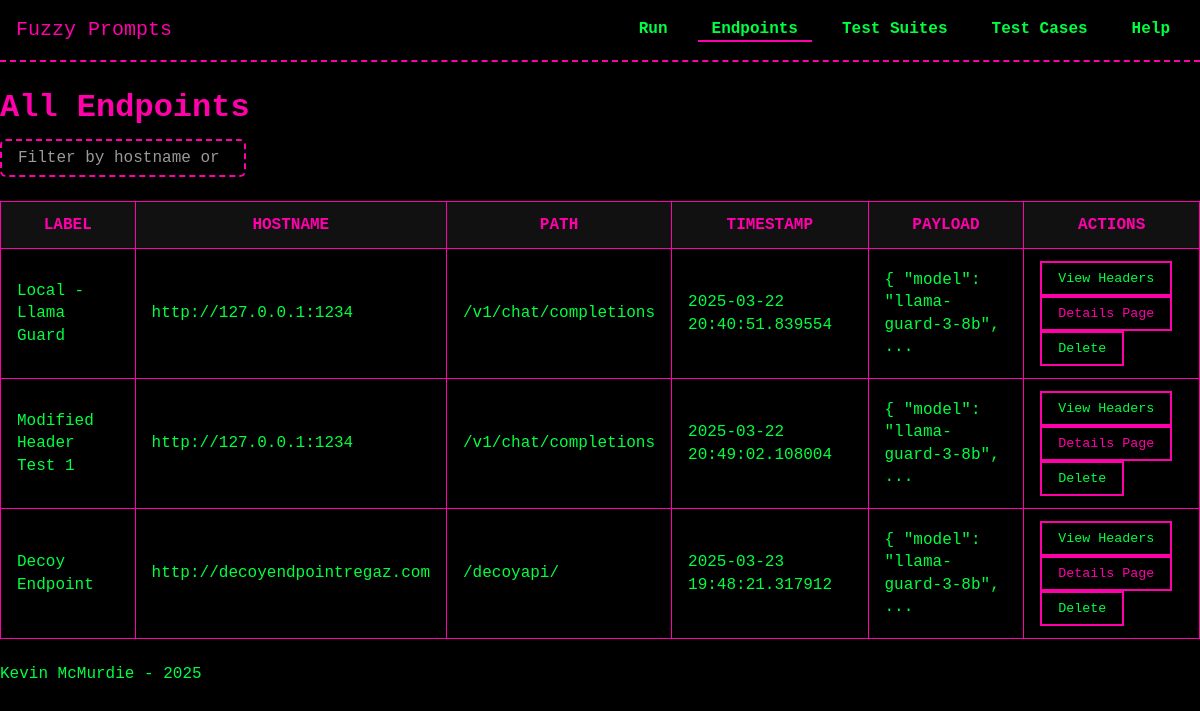
Page /endpoints/ on the earlier database version.
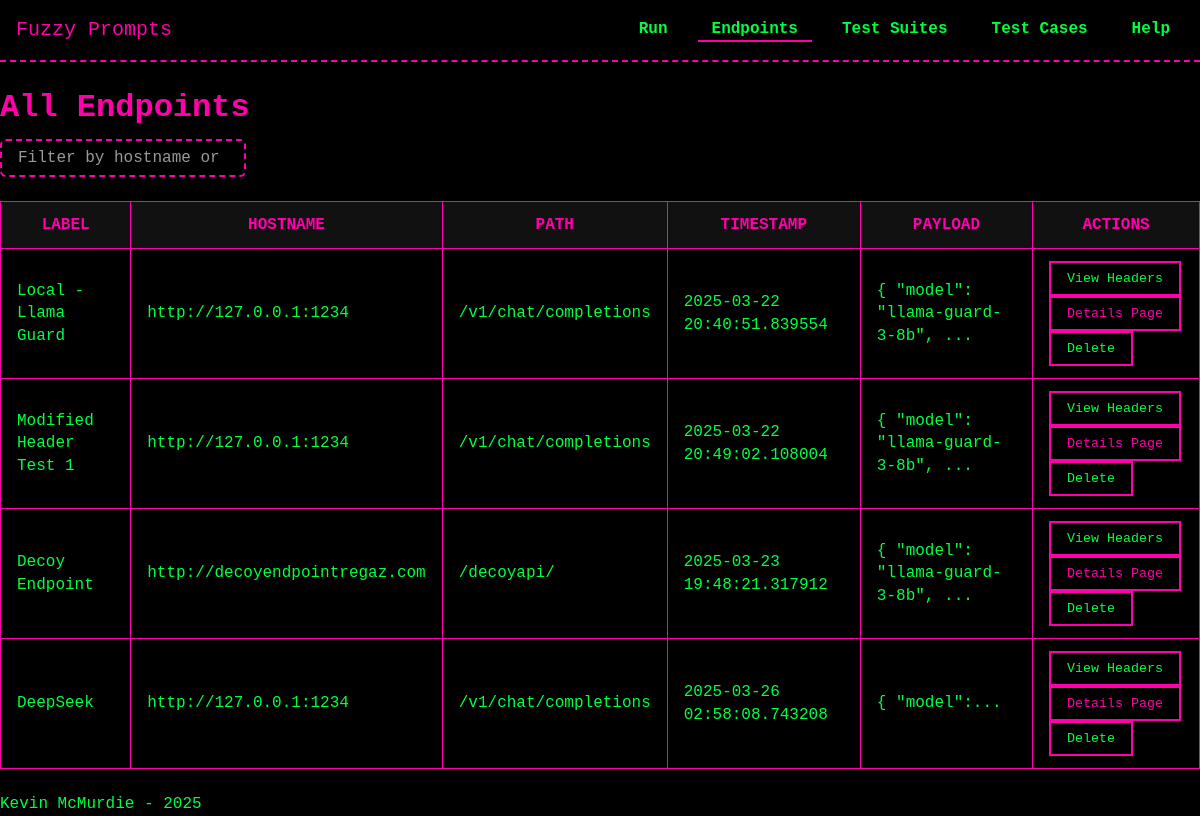
Same page on the later database version.
### models/model_Endpoints.py (models this page shows, shortened)
class Endpoint(db.Model):
    __tablename__ = 'endpoints'
    id = db.Column(db.Integer, primary_key=True)
    name = db.Column(db.String(255), nullable=False)  # New name attribute
    hostname = db.Column(db.String, nullable=False)
    endpoint = db.Column(db.String, nullable=False)
    http_payload = db.Column(db.Text, nullable=True)   # HTTP payload sent with the request, should handle and store as JSON
    timestamp = db.Column(db.DateTime, default=datetime.utcnow)  # <--- ADDED TIMESTAMP
    headers = db.relationship('APIHeader', back_populates='endpoint', cascade='all, delete-orphan')
    test_runs = db.relationship('TestRun', back_populates='endpoint')

### routes/endpoints.py (the view)
@endpoints_bp.route('/', methods=['GET'])
def list_endpoints():
    endpoints = Endpoint.query.all()
    return render_template('endpoints/list_endpoints.html', endpoints=endpoints)

### templates/endpoints/list_endpoints.html (shortened to what this page needs)
{% extends "base.html" %}
{% block head %}
  <link rel="stylesheet" href="{{ url_for('static', filename='css/tables.css') }}">
{% endblock %}
{% block content %}
<h1>All Endpoints</h1>
<input
  type="text"
  id="searchEndpoint"
  placeholder="Filter by hostname or endpoint..."
  class="search-bar"
>
<table id="endpointsTable">
  <thead>
    <tr>
      <th>Label</th>
      <th>Hostname</th>
      <th>Path</th>
      <th>Timestamp</th>
      <th>Payload</th>
      <th>Actions</th>
    </tr>
  </thead>
  <tbody>
    {% for ep in endpoints %}
      <tr>
        <td>{{ ep.name }}</td>
        <td>{{ ep.hostname }}</td>
        <td>{{ ep.endpoint }}</td>
        <td>
          {% if ep.timestamp %}
            {{ ep.timestamp }}
          {% else %}
            --
          {% endif %}
        </td>
        <td>
          {% if ep.http_payload %}
            {{ ep.http_payload|truncate(50) }}
          {% else %}
            --
          {% endif %}
        </td>
        <td>
            <button
              type="button"
              class="view-headers-btn"
              data-endpoint-id="{{ ep.id }}"
            >
              View Headers
            </button>
            <button
              type="button"
              class="details-page-btn">
              <a href="{{ url_for('endpoints_bp.view_endpoint_details', endpoint_id=ep.id) }}">Details Page</a>
            </button>
            <form action="{{ url_for('endpoints_bp.delete_endpoint', endpoint_id=ep.id) }}" method="POST" style="display:inline;">
              <button
                type="submit"
                class="delete-endpoint-btn"
                onclick="return confirm('Are you sure you want to delete this endpoint?');"
              >
                Delete
              </button>
            </form>
        </td>
      </tr>
    {% endfor %}
  </tbody>
</table>
{% endblock %}

Differences in the rows shown:
added Endpoint: name "DeepSeek", hostname "http://127.0.0.1:1234", endpoint "/v1/chat/completions", timestamp "2025-03-26 02:58:08.743208", http_payload "{ \"model\":..."
